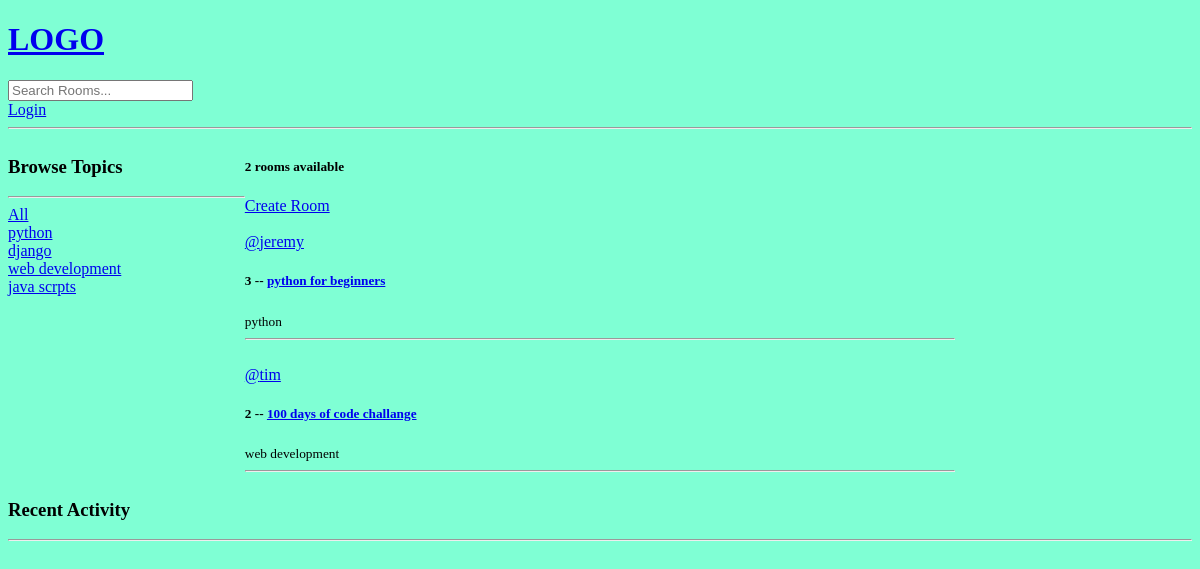
Before: / with the older database file.
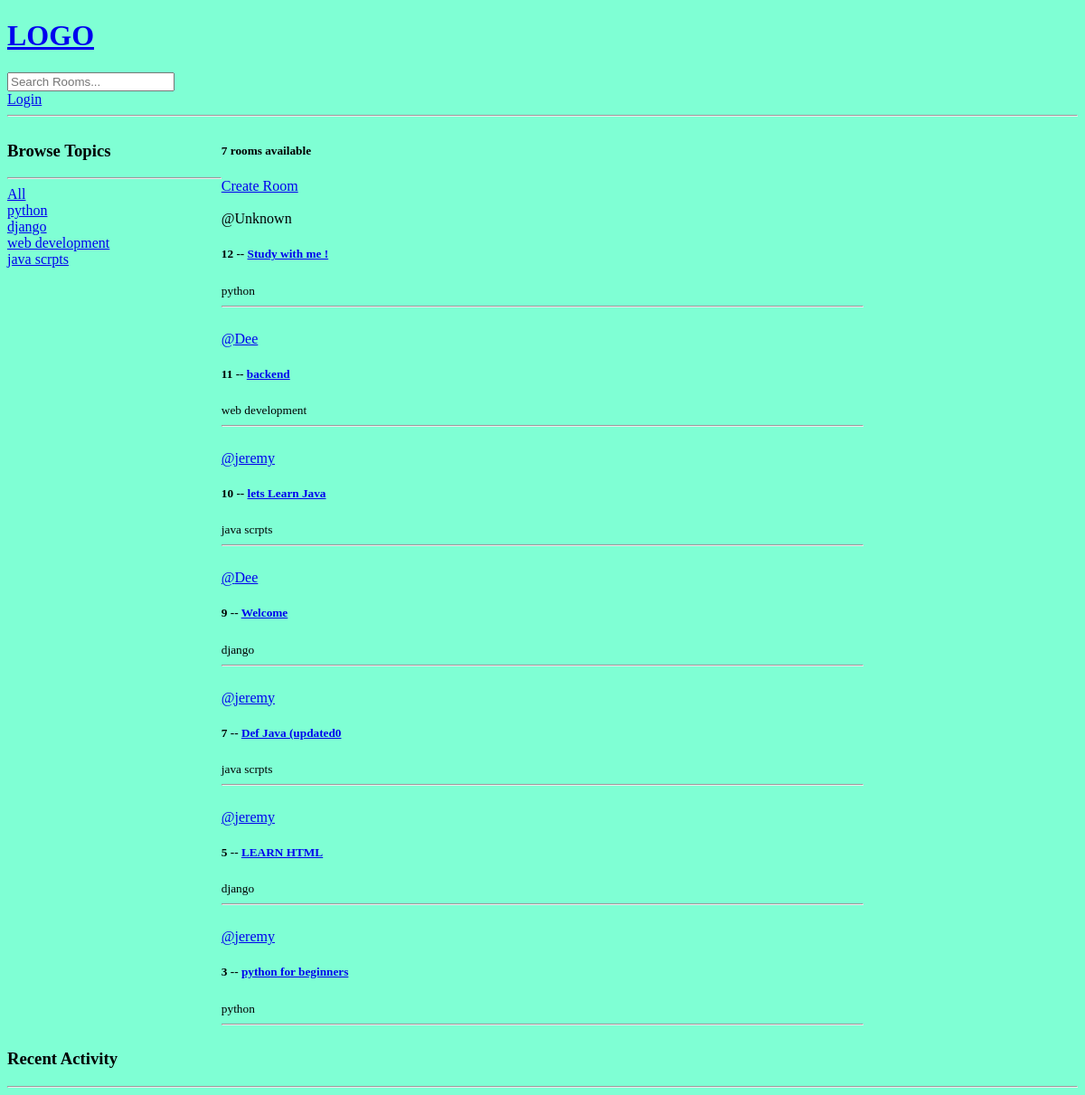
After: the same page with the newer database file.
### base/models.py (models this page shows, shortened)
class Topic(models.Model):
    name = models.CharField(max_length=200)

class Room(models.Model):
    host = models.ForeignKey(User, on_delete=models.SET_NULL, null=True)
    topic = models.ForeignKey(Topic, on_delete=models.SET_NULL, null=True)
    name = models.CharField(max_length=200)
    description = models.TextField(null=True, blank=True)
    participants = models.ManyToManyField(
        User, related_name='participants', blank=True)
    updated = models.DateTimeField(auto_now=True)
    created = models.DateTimeField(auto_now_add=True)
    class Meta:
        ordering = ['-created', '-updated']

### base/views.py (the view)
# urls.py: path('', views.home, name='home'),
def home(request):
    q = request.GET.get('q', '')  # simpler: default to empty string
    if q:
        rooms = Room.objects.filter(
            Q(topic__name__icontains=q) |
            Q(name__icontains=q) |
            Q(description__icontains=q)
        ).select_related('topic')
        room_messages = Message.objects.filter(
            room__topic__name__icontains=q).select_related('room__topic')
    else:
        rooms = Room.objects.all().select_related('topic')
        room_messages = Message.objects.none()
    topics = Topic.objects.all()
    room_count = rooms.count()
    context = {
        'rooms': rooms,
        'topics': topics,
        'room_count': room_count,
        'room_messages': room_messages,
        'q': q,  # handy to keep the current search value in the template
    }
    return render(request, 'base/home.html', context)

### base/templates/base/home.html (shortened to what this page needs)
{% extends 'main.html' %}
{% block content %}
<div class="home-container">
   <div>
      {% include 'base/topics_components.html' %}
   </div>
   <div>
      <h5>{{room_count}} rooms available</h5>
      <a href="{% url 'create-room' %}">Create Room</a>
      {% include 'base/feed_components.html' %}
   </div>
   </div>
      {% include 'base/activity_components.html' %}
{% endblock content %}

### base/templates/base/topics_components.html
<div>
   <h3>Browse Topics</h3>
   <hr>
   <div>
      <a href="{% url 'home' %}">All</a>
   </div>
   {% for topic in topics %}
   <div>
      <a href="{% url 'home' %}?q={{topic.name}}">{{topic.name}}</a>
   </div>
   {% endfor %}
</div>

### base/templates/base/feed_components.html (shortened to what this page needs)
<div>
   {% for room in rooms %}
   <div>
      <br>
      {% if room.host %}
         <a href="{% url 'user-profile' room.host.id %}">@{{ room.host.username }}</a>
      {% else %}
         <span>@Unknown</span>
      {% endif %}
      <h5>{{room.id}} -- <a href="{% url 'room' room.id %}">{{room.name}}</a></h5>
      <small>{{room.topic.name}}</small>
      <hr>
   </div>
      {% endfor %}
</div>

Changed rows visible on the page:
removed Room: host.username "tim", id "2", name "100 days of code challange", topic.name "web development"
added Room: shows "@Unknown", id "12", name "Study with me !", topic.name "python"
added Room: host.username "Dee", id "11", name "backend", topic.name "web development"
added Room: host.username "jeremy", id "10", name "lets Learn Java", topic.name "java scrpts"
added Room: host.username "Dee", id "9", name "Welcome", topic.name "django"
added Room: host.username "jeremy", id "7", name "Def Java (updated0", topic.name "java scrpts"
added Room: host.username "jeremy", id "5", name "LEARN HTML", topic.name "django"
Other visible differences:
{{ room_count }}: "2" → "7"
